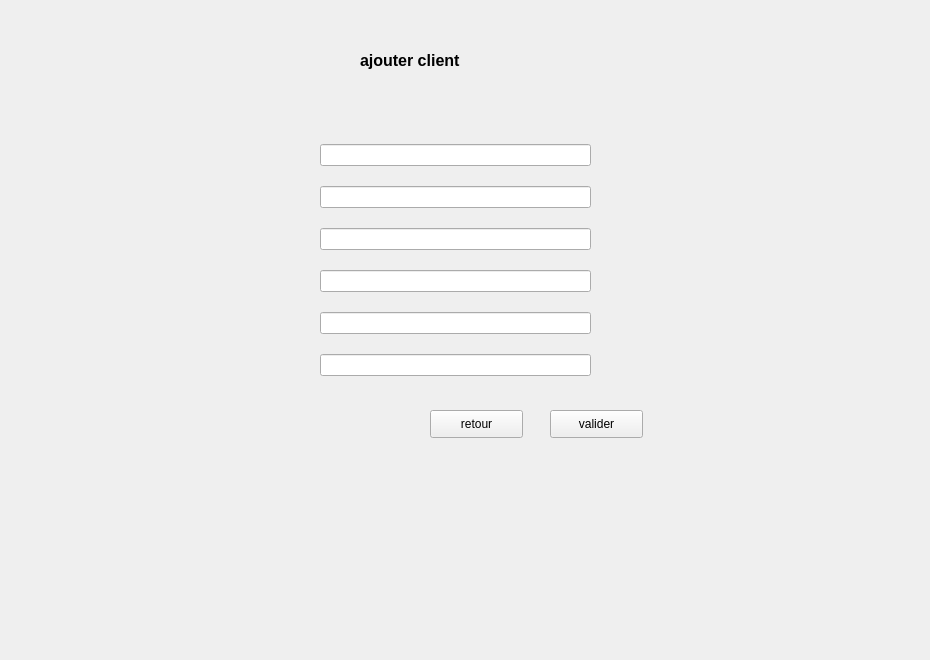
    <widget class="QWidget" name="page_21">
     <widget class="QLabel" name="label_27">
      <property name="geometry">
       <rect>
        <x>-6</x>
        <y>-5</y>
        <width>921</width>
        <height>651</height>
       </rect>
      </property>
      <property name="text">
       <string/>
      </property>
      <property name="pixmap">
       <pixmap>../../Desktop/images qt/fond.jpg</pixmap>
      </property>
      <property name="scaledContents">
       <bool>true</bool>
      </property>
     </widget>
     <widget class="QLabel" name="label_28">
      <property name="geometry">
       <rect>
        <x>360</x>
        <y>40</y>
        <width>211</width>
        <height>41</height>
       </rect>
      </property>
      <property name="text">
       <string>&lt;html&gt;&lt;head/&gt;&lt;body&gt;&lt;p&gt;&lt;span style=&quot; font-size:12pt; font-weight:600;&quot;&gt;ajouter client &lt;/span&gt;&lt;/p&gt;&lt;/body&gt;&lt;/html&gt;</string>
      </property>
     </widget>
     <widget class="QPushButton" name="pushButton_110">
      <property name="geometry">
       <rect>
        <x>550</x>
        <y>410</y>
        <width>93</width>
        <height>28</height>
       </rect>
      </property>
      <property name="text">
       <string>valider</string>
      </property>
     </widget>
     <widget class="QPushButton" name="pushButton_111">
      <property name="geometry">
       <rect>
        <x>430</x>
        <y>410</y>
        <width>93</width>
        <height>28</height>
       </rect>
      </property>
      <property name="text">
       <string>retour</string>
      </property>
     </widget>
     <widget class="QWidget" name="layoutWidget">
      <property name="geometry">
       <rect>
        <x>320</x>
        <y>130</y>
        <width>271</width>
        <height>261</height>
       </rect>
      </property>
      <layout class="QVBoxLayout" name="verticalLayout_8">
       <item>
        <widget class="QLineEdit" name="lineEdit_27"/>
       </item>
       <item>
        <widget class="QLineEdit" name="lineEdit_25"/>
       </item>
       <item>
        <widget class="QLineEdit" name="lineEdit_26"/>
       </item>
       <item>
        <widget class="QLineEdit" name="lineEdit_29"/>
       </item>
       <item>
        <widget class="QLineEdit" name="lineEdit_28"/>
       </item>
       <item>
        <widget class="QLineEdit" name="lineEdit_30"/>
       </item>
      </layout>
     </widget>
    </widget>
